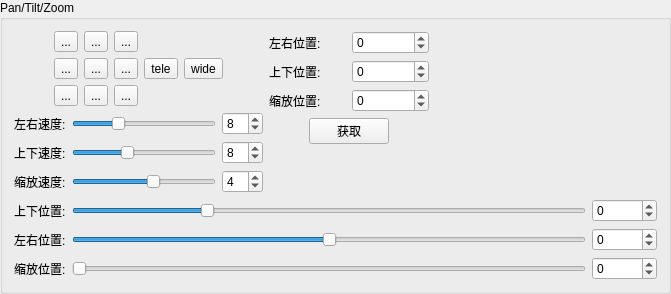
        <widget class="QGroupBox" name="groupBox_2">
         <property name="title">
          <string>Pan/Tilt/Zoom</string>
         </property>
         <layout class="QGridLayout" name="gridLayout_16">
          <item row="0" column="0">
           <layout class="QHBoxLayout" name="horizontalLayout_3">
            <item>
             <spacer name="horizontalSpacer_2">
              <property name="orientation">
               <enum>Qt::Horizontal</enum>
              </property>
              <property name="sizeHint" stdset="0">
               <size>
                <width>40</width>
                <height>20</height>
               </size>
              </property>
             </spacer>
            </item>
            <item>
             <layout class="QGridLayout" name="gridLayout">
              <item row="1" column="0">
               <widget class="QToolButton" name="toolButton_L">
                <property name="text">
                 <string>...</string>
                </property>
                <property name="icon">
                 <iconset resource="ptz_client.qrc">
                  <normaloff>:/ptz_client/icons/L.png</normaloff>:/ptz_client/icons/L.png</iconset>
                </property>
               </widget>
              </item>
              <item row="0" column="2">
               <widget class="QToolButton" name="toolButton_UR">
                <property name="text">
                 <string>...</string>
                </property>
                <property name="icon">
                 <iconset resource="ptz_client.qrc">
                  <normaloff>:/ptz_client/icons/UR.png</normaloff>:/ptz_client/icons/UR.png</iconset>
                </property>
               </widget>
              </item>
              <item row="0" column="0">
               <widget class="QToolButton" name="toolButton_UL">
                <property name="text">
                 <string>...</string>
                </property>
                <property name="icon">
                 <iconset resource="ptz_client.qrc">
                  <normaloff>:/ptz_client/icons/UL.png</normaloff>:/ptz_client/icons/UL.png</iconset>
                </property>
               </widget>
              </item>
              <item row="0" column="1">
               <widget class="QToolButton" name="toolButton_U">
                <property name="text">
                 <string>...</string>
                </property>
                <property name="icon">
                 <iconset resource="ptz_client.qrc">
                  <normaloff>:/ptz_client/icons/U.png</normaloff>:/ptz_client/icons/U.png</iconset>
                </property>
               </widget>
              </item>
              <item row="1" column="1">
               <widget class="QToolButton" name="toolButton_home">
                <property name="text">
                 <string>...</string>
                </property>
                <property name="icon">
                 <iconset resource="ptz_client.qrc">
                  <normaloff>:/ptz_client/icons/S.png</normaloff>:/ptz_client/icons/S.png</iconset>
                </property>
               </widget>
              </item>
              <item row="1" column="2">
               <widget class="QToolButton" name="toolButton_R">
                <property name="text">
                 <string>...</string>
                </property>
                <property name="icon">
                 <iconset resource="ptz_client.qrc">
                  <normaloff>:/ptz_client/icons/R.png</normaloff>:/ptz_client/icons/R.png</iconset>
                </property>
               </widget>
              </item>
              <item row="2" column="0">
               <widget class="QToolButton" name="toolButton_DL">
                <property name="text">
                 <string>...</string>
                </property>
                <property name="icon">
                 <iconset resource="ptz_client.qrc">
                  <normaloff>:/ptz_client/icons/DL.png</normaloff>:/ptz_client/icons/DL.png</iconset>
                </property>
               </widget>
              </item>
              <item row="2" column="1">
               <widget class="QToolButton" name="toolButton_D">
                <property name="text">
                 <string>...</string>
                </property>
                <property name="icon">
                 <iconset resource="ptz_client.qrc">
                  <normaloff>:/ptz_client/icons/D.png</normaloff>:/ptz_client/icons/D.png</iconset>
                </property>
               </widget>
              </item>
              <item row="2" column="2">
               <widget class="QToolButton" name="toolButton_DR">
                <property name="text">
                 <string>...</string>
                </property>
                <property name="icon">
                 <iconset resource="ptz_client.qrc">
                  <normaloff>:/ptz_client/icons/DR.png</normaloff>:/ptz_client/icons/DR.png</iconset>
                </property>
               </widget>
              </item>
             </layout>
            </item>
            <item>
             <layout class="QGridLayout" name="gridLayout_3">
              <item row="0" column="0">
               <widget class="QToolButton" name="toolButton_tele">
                <property name="text">
                 <string>tele</string>
                </property>
                <property name="icon">
                 <iconset resource="ptz_client.qrc">
                  <normaloff>:/ptz_client/icons/btm_zoom_inc.png</normaloff>:/ptz_client/icons/btm_zoom_inc.png</iconset>
                </property>
               </widget>
              </item>
              <item row="0" column="1">
               <widget class="QToolButton" name="toolButton_wide">
                <property name="text">
                 <string>wide</string>
                </property>
                <property name="icon">
                 <iconset>
                  <normaloff>icons/btm_zoom_dec.png</normaloff>icons/btm_zoom_dec.png</iconset>
                </property>
               </widget>
              </item>
             </layout>
            </item>
            <item>
             <spacer name="horizontalSpacer">
              <property name="orientation">
               <enum>Qt::Horizontal</enum>
              </property>
              <property name="sizeHint" stdset="0">
               <size>
                <width>40</width>
                <height>20</height>
               </size>
              </property>
             </spacer>
            </item>
           </layout>
          </item>
          <item row="0" column="1" rowspan="2">
           <layout class="QGridLayout" name="gridLayout_5">
            <item row="4" column="1">
             <spacer name="verticalSpacer_3">
              <property name="orientation">
               <enum>Qt::Vertical</enum>
              </property>
              <property name="sizeHint" stdset="0">
               <size>
                <width>20</width>
                <height>40</height>
               </size>
              </property>
             </spacer>
            </item>
            <item row="3" column="0" colspan="2">
             <layout class="QHBoxLayout" name="horizontalLayout_17">
              <item>
               <spacer name="horizontalSpacer_7">
                <property name="orientation">
                 <enum>Qt::Horizontal</enum>
                </property>
                <property name="sizeHint" stdset="0">
                 <size>
                  <width>40</width>
                  <height>20</height>
                 </size>
                </property>
               </spacer>
              </item>
              <item>
               <widget class="QPushButton" name="pushButton_all_pos">
                <property name="text">
                 <string>获取</string>
                </property>
               </widget>
              </item>
              <item>
               <spacer name="horizontalSpacer_8">
                <property name="orientation">
                 <enum>Qt::Horizontal</enum>
                </property>
                <property name="sizeHint" stdset="0">
                 <size>
                  <width>40</width>
                  <height>20</height>
                 </size>
                </property>
               </spacer>
              </item>
             </layout>
            </item>
            <item row="2" column="1">
             <widget class="QSpinBox" name="spinBox_zoom_pos">
              <property name="minimum">
               <number>-1000000</number>
              </property>
              <property name="maximum">
               <number>1000000</number>
              </property>
             </widget>
            </item>
            <item row="2" column="0">
             <widget class="QLabel" name="label_21">
              <property name="text">
               <string>缩放位置:</string>
              </property>
             </widget>
            </item>
            <item row="1" column="1">
             <widget class="QSpinBox" name="spinBox_tilt_pos">
              <property name="minimum">
               <number>-100000</number>
              </property>
              <property name="maximum">
               <number>100000</number>
              </property>
             </widget>
            </item>
            <item row="1" column="0">
             <widget class="QLabel" name="label_20">
              <property name="text">
               <string>上下位置:</string>
              </property>
             </widget>
            </item>
            <item row="0" column="1">
             <widget class="QSpinBox" name="spinBox_pan_pos">
              <property name="minimum">
               <number>-100000</number>
              </property>
              <property name="maximum">
               <number>100000</number>
              </property>
             </widget>
            </item>
            <item row="0" column="0">
             <widget class="QLabel" name="label_18">
              <property name="text">
               <string>左右位置:</string>
              </property>
             </widget>
            </item>
           </layout>
          </item>
          <item row="0" column="2" rowspan="2">
           <spacer name="horizontalSpacer_4">
            <property name="orientation">
             <enum>Qt::Horizontal</enum>
            </property>
            <property name="sizeHint" stdset="0">
             <size>
              <width>222</width>
              <height>20</height>
             </size>
            </property>
           </spacer>
          </item>
          <item row="1" column="0">
           <layout class="QGridLayout" name="gridLayout_13">
            <item row="0" column="0">
             <widget class="QLabel" name="label">
              <property name="text">
               <string>左右速度:</string>
              </property>
             </widget>
            </item>
            <item row="0" column="1">
             <widget class="QSlider" name="horizontalSlider_pan_speed">
              <property name="minimum">
               <number>1</number>
              </property>
              <property name="maximum">
               <number>24</number>
              </property>
              <property name="value">
               <number>8</number>
              </property>
              <property name="orientation">
               <enum>Qt::Horizontal</enum>
              </property>
             </widget>
            </item>
            <item row="0" column="2">
             <widget class="QSpinBox" name="spinBox_pan_speed">
              <property name="minimum">
               <number>1</number>
              </property>
              <property name="maximum">
               <number>24</number>
              </property>
              <property name="value">
               <number>8</number>
              </property>
             </widget>
            </item>
            <item row="1" column="0">
             <widget class="QLabel" name="label_2">
              <property name="text">
               <string>上下速度:</string>
              </property>
             </widget>
            </item>
            <item row="1" column="1">
             <widget class="QSlider" name="horizontalSlider_tilt_speed">
              <property name="minimum">
               <number>1</number>
              </property>
              <property name="maximum">
               <number>20</number>
              </property>
              <property name="value">
               <number>8</number>
              </property>
              <property name="orientation">
               <enum>Qt::Horizontal</enum>
              </property>
             </widget>
            </item>
            <item row="1" column="2">
             <widget class="QSpinBox" name="spinBox_tilt_speed">
              <property name="minimum">
               <number>1</number>
              </property>
              <property name="maximum">
               <number>20</number>
              </property>
              <property name="value">
               <number>8</number>
              </property>
             </widget>
            </item>
            <item row="2" column="0">
             <widget class="QLabel" name="label_3">
              <property name="text">
               <string>缩放速度:</string>
              </property>
             </widget>
            </item>
            <item row="2" column="1">
             <widget class="QSlider" name="horizontalSlider_zoom_speed">
              <property name="maximum">
               <number>7</number>
              </property>
              <property name="value">
               <number>4</number>
              </property>
              <property name="orientation">
               <enum>Qt::Horizontal</enum>
              </property>
             </widget>
            </item>
            <item row="2" column="2">
             <widget class="QSpinBox" name="spinBox_zoom_speed">
              <property name="maximum">
               <number>7</number>
              </property>
              <property name="value">
               <number>4</number>
              </property>
             </widget>
            </item>
           </layout>
          </item>
          <item row="2" column="0" colspan="3">
           <layout class="QGridLayout" name="gridLayout_15">
            <item row="0" column="0">
             <widget class="QLabel" name="label_11">
              <property name="text">
               <string>上下位置:</string>
              </property>
             </widget>
            </item>
            <item row="0" column="1">
             <widget class="QSlider" name="horizontalSlider_tilt_abs">
              <property name="minimum">
               <number>-450</number>
              </property>
              <property name="maximum">
               <number>1300</number>
              </property>
              <property name="orientation">
               <enum>Qt::Horizontal</enum>
              </property>
             </widget>
            </item>
            <item row="0" column="2">
             <widget class="QSpinBox" name="spinBox_tilt_abs">
              <property name="minimum">
               <number>-450</number>
              </property>
              <property name="maximum">
               <number>1300</number>
              </property>
             </widget>
            </item>
            <item row="1" column="0">
             <widget class="QLabel" name="label_10">
              <property name="text">
               <string>左右位置:</string>
              </property>
             </widget>
            </item>
            <item row="1" column="1">
             <widget class="QSlider" name="horizontalSlider_pan_abs">
              <property name="minimum">
               <number>-2500</number>
              </property>
              <property name="maximum">
               <number>2500</number>
              </property>
              <property name="orientation">
               <enum>Qt::Horizontal</enum>
              </property>
             </widget>
            </item>
            <item row="1" column="2">
             <widget class="QSpinBox" name="spinBox_pan_abs">
              <property name="minimum">
               <number>-2500</number>
              </property>
              <property name="maximum">
               <number>2500</number>
              </property>
             </widget>
            </item>
            <item row="2" column="0">
             <widget class="QLabel" name="label_12">
              <property name="text">
               <string>缩放位置:</string>
              </property>
             </widget>
            </item>
            <item row="2" column="1">
             <widget class="QSlider" name="horizontalSlider_zoom_abs">
              <property name="minimum">
               <number>0</number>
              </property>
              <property name="maximum">
               <number>16384</number>
              </property>
              <property name="orientation">
               <enum>Qt::Horizontal</enum>
              </property>
             </widget>
            </item>
            <item row="2" column="2">
             <widget class="QSpinBox" name="spinBox_zoom_abs">
              <property name="minimum">
               <number>-16384</number>
              </property>
              <property name="maximum">
               <number>16384</number>
              </property>
             </widget>
            </item>
           </layout>
          </item>
         </layout>
        </widget>
